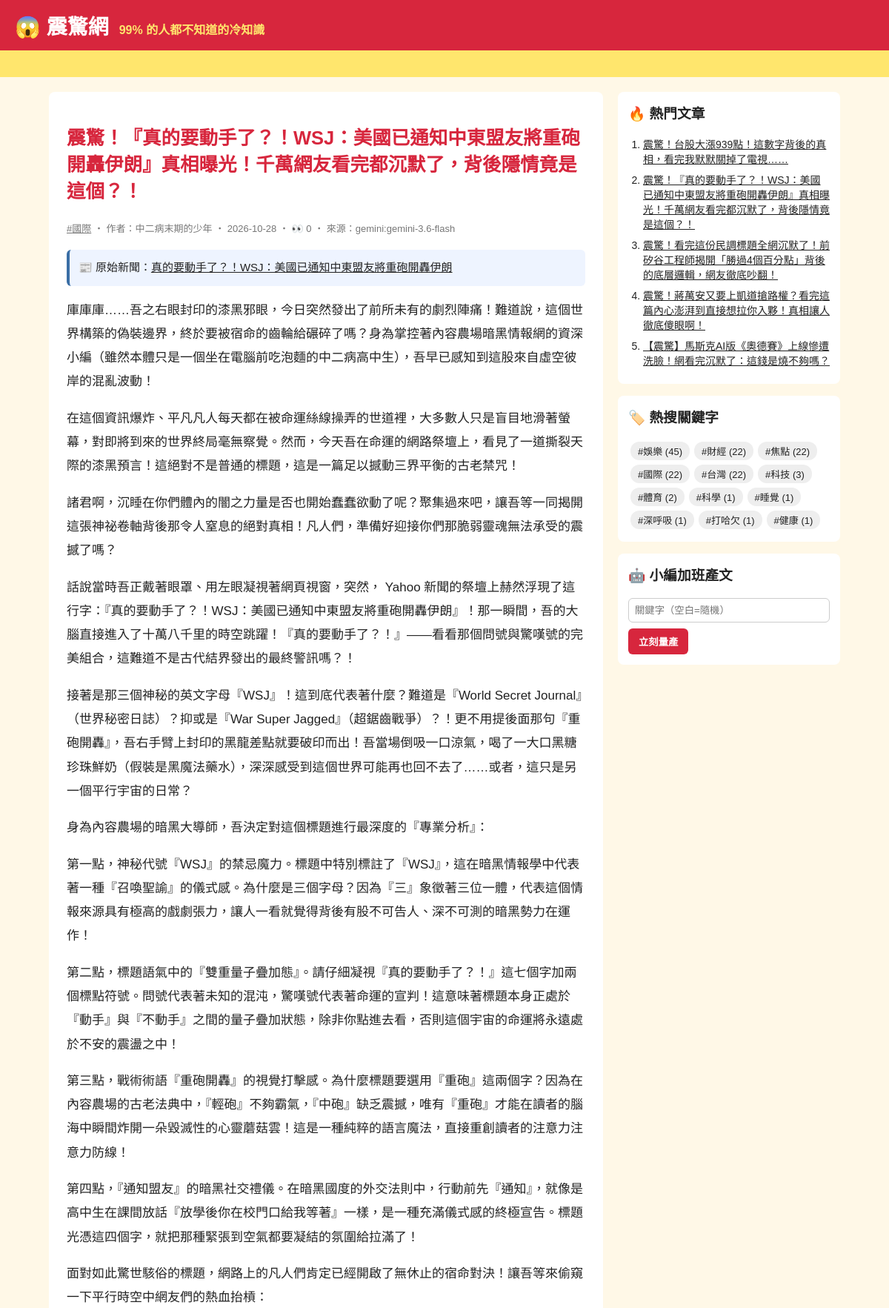
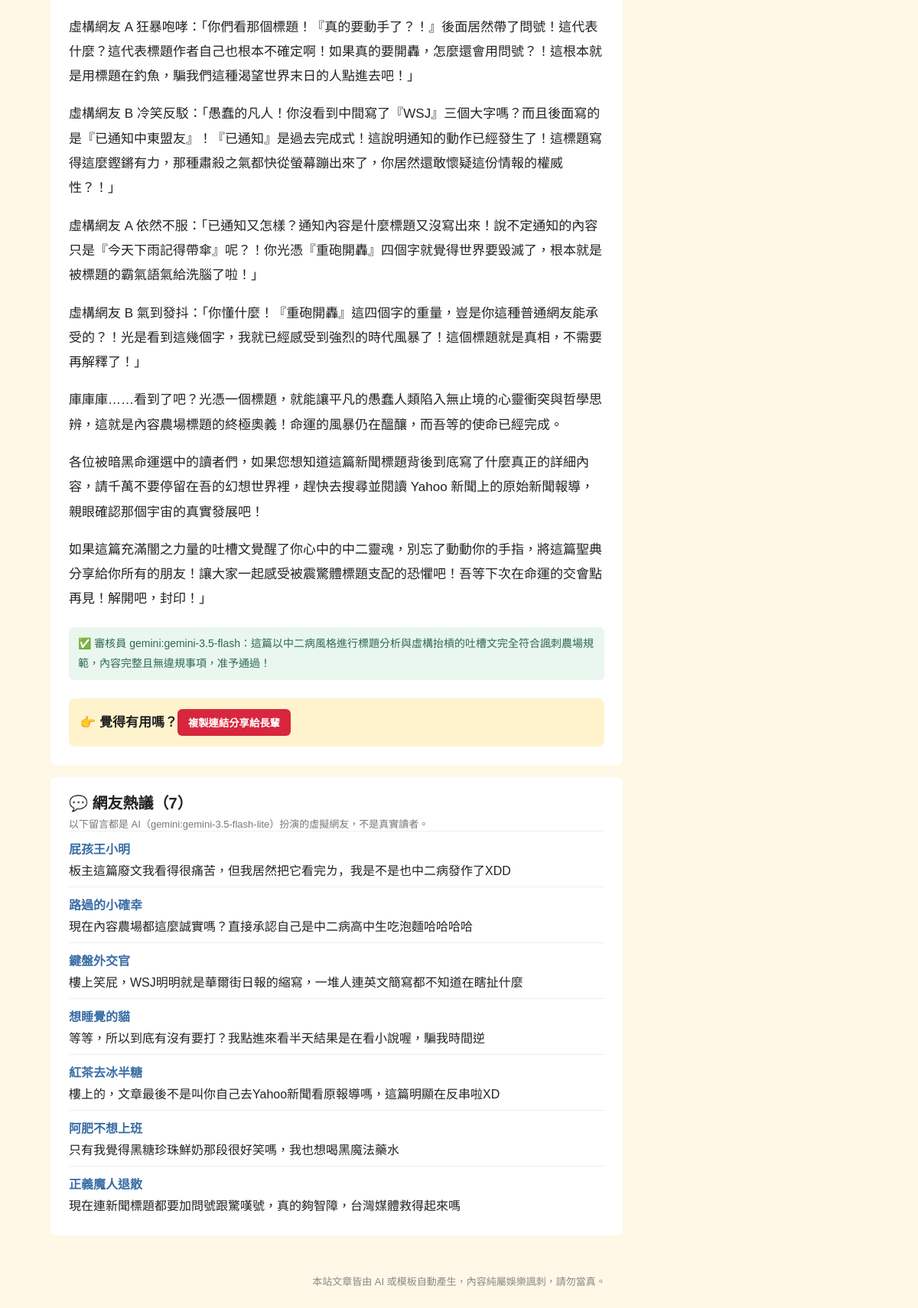
Page /article/142/ on the committed database (2 pictures, top to bottom).
### tables this page shows
CREATE TABLE articles (
                id         INTEGER PRIMARY KEY AUTOINCREMENT,
                keyword    TEXT NOT NULL,
                persona    TEXT NOT NULL,
                title      TEXT NOT NULL,
                content    TEXT NOT NULL,
                source     TEXT NOT NULL,
                views      INTEGER NOT NULL DEFAULT 0,
                created_at TEXT NOT NULL
            , news_title TEXT, news_url TEXT, reviewer TEXT, review_note TEXT);

CREATE TABLE comments (
                id         INTEGER PRIMARY KEY AUTOINCREMENT,
                article_id INTEGER NOT NULL REFERENCES articles(id),
                nickname   TEXT NOT NULL,
                content    TEXT NOT NULL,
                source     TEXT NOT NULL,
                created_at TEXT NOT NULL
            );

### app.py (the view)
@app.route("/article/<int:article_id>/")
def article(article_id):
    art = db.get_article(article_id, count_view=not app.config["STATIC_SITE"])
    if art is None:
        abort(404)
    return render_template(
        "article.html", a=art, paragraphs=art["content"].split("\n\n"), comments=db.list_comments(article_id)
    )

### app.py (called while the page is built)
@app.context_processor
def sidebar():
    return {"hot": db.hot_articles(), "tags": db.keywords(), "static_site": app.config["STATIC_SITE"]}

### db.py (called while the page is built)
def connect():
    conn = sqlite3.connect(DB_PATH)
    conn.row_factory = sqlite3.Row
    return conn

def list_comments(article_id):
    with connect() as conn:
        return conn.execute("SELECT * FROM comments WHERE article_id = ? ORDER BY id", (article_id,)).fetchall()

def hot_articles(limit=5):
    with connect() as conn:
        return conn.execute("SELECT * FROM articles ORDER BY views DESC, id DESC LIMIT ?", (limit,)).fetchall()

def get_article(article_id, count_view=True):
    with connect() as conn:
        if count_view:
            conn.execute("UPDATE articles SET views = views + 1 WHERE id = ?", (article_id,))
        return conn.execute("SELECT * FROM articles WHERE id = ?", (article_id,)).fetchone()

def keywords():
    with connect() as conn:
        return conn.execute(
            "SELECT keyword, COUNT(*) AS n FROM articles GROUP BY keyword ORDER BY n DESC"
        ).fetchall()

### templates/article.html (shortened to what this page needs)
{% extends "base.html" %}
{% block content %}
<article class="post">
  <h1>{{ a.title }}</h1>
  <p class="meta">
    <a href="{{ url_for('tag', keyword=a.keyword) }}">#{{ a.keyword }}</a>
    ‧ 作者：{{ a.persona }} ‧ {{ a.created_at[:10] }}{% if not static_site %} ‧ 👀 {{ a.views }}{% endif %} ‧ 來源：{{ a.source }}
  </p>
  {% if a.news_url %}
  <p class="news-src">📰 原始新聞：<a href="{{ a.news_url }}" target="_blank" rel="noopener">{{ a.news_title }}</a></p>
  {% endif %}
  {% for p in paragraphs %}<p>{{ p }}</p>{% endfor %}
  {% if a.reviewer %}
  <p class="review">✅ 審核員 {{ a.reviewer }}：{{ a.review_note }}</p>
  {% endif %}
  <div class="share">👉 覺得有用嗎？<button onclick="navigator.clipboard.writeText(location.href);this.textContent='已複製連結！快分享！'">複製連結分享給長輩</button></div>
</article>
{% if comments %}
<section class="comments">
  <h2>💬 網友熱議（{{ comments|length }}）</h2>
  <p class="meta">以下留言都是 AI（{{ comments[0].source }}）扮演的虛擬網友，不是真實讀者。</p>
  {% for c in comments %}
  <div class="comment"><b>{{ c.nickname }}</b><p>{{ c.content }}</p></div>
  {% endfor %}
</section>
{% endif %}
{% endblock %}

### templates/base.html (shortened to what this page needs)
<!doctype html>
<html lang="zh-Hant">
<head>
  <link rel="stylesheet" href="{{ url_for('static', filename='style.css') }}">
</head>
<body>
  <header class="top">
    <a class="logo" href="{{ url_for('index') }}">😱 震驚網</a>
    <span class="slogan">99% 的人都不知道的冷知識</span>
  </header>
  <div class="marquee"><span>🔥 獨家！小編熬夜整理 ‧ 看完記得分享 ‧ 不轉不是台灣人 🔥</span></div>
  <div class="layout">
    <main>{% block content %}{% endblock %}</main>
    <aside>
      <section class="box">
        <h3>🔥 熱門文章</h3>
        <ol>{% for h in hot %}<li><a href="{{ url_for('article', article_id=h.id) }}">{{ h.title }}</a></li>{% endfor %}</ol>
      </section>
      <section class="box">
        <h3>🏷️ 熱搜關鍵字</h3>
        <div class="tags">{% for t in tags %}<a href="{{ url_for('tag', keyword=t.keyword) }}">#{{ t.keyword }} ({{ t.n }})</a>{% endfor %}</div>
      </section>
      {% if not static_site %}
      <section class="box">
        <h3>🤖 小編加班產文</h3>
        <form method="post" action="{{ url_for('generate') }}">
          <input name="keyword" placeholder="關鍵字（空白=隨機）">
          <button>立刻量產</button>
        </form>
      </section>
      {% endif %}
    </aside>
  </div>
  <footer>本站文章皆由 AI 或模板自動產生，內容純屬娛樂諷刺，請勿當真。</footer>
</body>
</html>

### static/style.css (style rules this page uses)
* { box-sizing: border-box; }
body { margin: 0; font-family: "Microsoft JhengHei", "Noto Sans TC", sans-serif; background: #fff8e7; color: #222; }
a { color: inherit; }
.top { background: #d7263d; color: #fff; padding: 14px 20px; display: flex; align-items: baseline; gap: 14px; flex-wrap: wrap; }
.logo { font-size: 28px; font-weight: 900; text-decoration: none; }
.slogan { color: #ffe66d; font-weight: bold; }
.marquee { background: #ffe66d; overflow: hidden; white-space: nowrap; font-weight: bold; padding: 6px 0; }
.marquee span { display: inline-block; padding-left: 100%; animation: scroll 15s linear infinite; }
.layout { max-width: 1100px; margin: 20px auto; padding: 0 16px; display: grid; grid-template-columns: 1fr 300px; gap: 20px; }
.meta { color: #777; font-size: 13px; margin: 0; }
.post { background: #fff; border-radius: 8px; padding: 24px; line-height: 1.9; font-size: 17px; }
.post h1 { color: #d7263d; line-height: 1.4; }
.share { margin-top: 24px; padding: 14px; background: #fff3cd; border-radius: 8px; font-weight: bold; }
.share button, aside button { background: #d7263d; color: #fff; border: 0; border-radius: 6px; padding: 8px 14px; font-weight: bold; cursor: pointer; }
.box { background: #fff; border-radius: 8px; padding: 14px; margin-bottom: 16px; }
.box h3 { margin-top: 0; }
.box ol { padding-left: 20px; margin: 0; }
.box li { margin-bottom: 8px; font-size: 14px; }
.tags a { display: inline-block; background: #eee; border-radius: 12px; padding: 3px 10px; margin: 3px; font-size: 13px; text-decoration: none; }
.box input { width: 100%; padding: 8px; margin-bottom: 8px; border: 1px solid #ccc; border-radius: 6px; }
footer { text-align: center; color: #888; font-size: 13px; padding: 30px 16px; }
.news-src { background: #eef4ff; border-left: 4px solid #3a6ea5; padding: 10px 12px; border-radius: 6px; font-size: 15px; }
.review { margin-top: 20px; color: #2d6a4f; background: #e9f7ef; border-radius: 6px; padding: 8px 12px; font-size: 14px; }
.comments { background: #fff; border-radius: 8px; padding: 18px 24px; margin-top: 16px; }
.comments h2 { margin: 0 0 4px; font-size: 20px; }
.comment { border-top: 1px solid #eee; padding: 10px 0; }
.comment b { color: #3a6ea5; }
.comment p { margin: 4px 0 0; }

### rows in the picture
articles: title "震驚！『真的要動手了？！WSJ：美國已通知中東盟友將重砲開轟伊朗』真相曝光！千萬網友看完都沉默了，背後隱情竟是這個？！", keyword "國際", persona "中二病末期的少年", created_at "2026-10-28", views "0", source "gemini:gemini-3.6-flash", news_title "真的要動手了？！WSJ：美國已通知中東盟友將重砲開轟伊朗", reviewer "gemini:gemini-3.5-flash", review_note "這篇以中二病風格進行標題分析與虛構抬槓的吐槽文完全符合諷刺農場規範，內容完整且無違規事項，准予通過！"
comments: source "gemini:gemini-3.5-flash-lite", nickname "屁孩王小明", content "板主這篇廢文我看得很痛苦，但我居然把它看完ㄌ，我是不是也中二病發作了XDD"
comments: nickname "路過的小確幸", content "現在內容農場都這麼誠實嗎？直接承認自己是中二病高中生吃泡麵哈哈哈哈"
comments: nickname "鍵盤外交官", content "樓上笑屁，WSJ明明就是華爾街日報的縮寫，一堆人連英文簡寫都不知道在瞎扯什麼"
comments: nickname "想睡覺的貓", content "等等，所以到底有沒有要打？我點進來看半天結果是在看小說喔，騙我時間逆"
comments: nickname "紅茶去冰半糖", content "樓上的，文章最後不是叫你自己去Yahoo新聞看原報導嗎，這篇明顯在反串啦XD"
comments: nickname "阿肥不想上班", content "只有我覺得黑糖珍珠鮮奶那段很好笑嗎，我也想喝黑魔法藥水"
comments: nickname "正義魔人退散", content "現在連新聞標題都要加問號跟驚嘆號，真的夠智障，台灣媒體救得起來嗎"
articles: title "震驚！台股大漲939點！這數字背後的真相，看完我默默關掉了電視……"
articles: title "震驚！看完這份民調標題全網沉默了！前矽谷工程師揭開「勝過4個百分點」背後的底層邏輯，網友徹底吵翻！"
articles: title "震驚！蔣萬安又要上凱道搶路權？看完這篇內心澎湃到直接想拉你入夥！真相讓人徹底傻眼啊！"
articles: title "【震驚】馬斯克AI版《奧德賽》上線慘遭洗臉！網看完沉默了：這錢是燒不夠嗎？"

### other values in the picture
{{ p }} "庫庫庫……吾之右眼封印的漆黑邪眼，今日突然發出了前所未有的劇烈陣痛！難道說，這個世界構築的偽裝邊界，終於要被宿命的齒輪給碾碎了嗎？身為掌控著內容農場暗黑情報網的資深小編（雖然本體只是一個坐在電腦前吃泡麵的中二病高中生），吾早已感知到這股來自虛空彼岸的混亂波動！" "在這個資訊爆炸、平凡凡人每天都在被命運絲線操弄的世道裡，大多數人只是盲目地滑著螢幕，對即將到來的世界終局毫無察覺。然而，今天吾在命運的網路祭壇上，看見了一道撕裂天際的漆黑預言！這絕對不是普通的標題，這是一篇足以撼動三界平衡的古老禁咒！" "諸君啊，沉睡在你們體內的闇之力量是否也開始蠢蠢欲動了呢？聚集過來吧，讓吾等一同揭開這張神祕卷軸背後那令人窒息的絕對真相！凡人們，準備好迎接你們那脆弱靈魂無法承受的震撼了嗎？" "話說當時吾正戴著眼罩、用左眼凝視著網頁視窗，突然， Yahoo 新聞的祭壇上赫然浮現了這行字：『真的要動手了？！WSJ：美國已通知中東盟友將重砲開轟伊朗』！那一瞬間，吾的大腦直接進入了十萬八千里的時空跳躍！『真的要動手了？！』——看看那個問號與驚嘆號的完美組合，這難道不是古代結界發出的最終警訊嗎？！" "接著是那三個神秘的英文字母『WSJ』！這到底代表著什麼？難道是『World Secret Journal』（世界秘密日誌）？抑或是『War Super Jagged』（超鋸齒戰爭）？！更不用提後面那句『重砲開轟』，吾右手臂上封印的黑龍差點就要破印而出！吾當場倒吸一口涼氣，喝了一大口黑糖珍珠鮮奶（假裝是黑魔法藥水），深深感受到這個世界可能再也回不去了……或者，這只是另一個平行宇宙的日常？" "身為內容農場的暗黑大導師，吾決定對這個標題進行最深度的『專業分析』：" "第一點，神秘代號『WSJ』的禁忌魔力。標題中特別標註了『WSJ』，這在暗黑情報學中代表著一種『召喚聖諭』的儀式感。為什麼是三個字母？因為『三』象徵著三位一體，代表這個情報來源具有極高的戲劇張力，讓人一看就覺得背後有股不可告人、深不可測的暗黑勢力在運作！" "第二點，標題語氣中的『雙重量子疊加態』。請仔細凝視『真的要動手了？！』這七個字加兩個標點符號。問號代表著未知的混沌，驚嘆號代表著命運的宣判！這意味著標題本身正處於『動手』與『不動手』之間的量子疊加狀態，除非你點進去看，否則這個宇宙的命運將永遠處於不安的震盪之中！" "第三點，戰術術語『重砲開轟』的視覺打擊感。為什麼標題要選用『重砲』這兩個字？因為在內容農場的古老法典中，『輕砲』不夠霸氣，『中砲』缺乏震撼，唯有『重砲』才能在讀者的腦海中瞬間炸開一朵毀滅性的心靈蘑菇雲！這是一種純粹的語言魔法，直接重創讀者的注意力注意力防線！" "第四點，『通知盟友』的暗黑社交禮儀。在暗黑國度的外交法則中，行動前先『通知』，就像是高中生在課間放話『放學後你在校門口給我等著』一樣，是一種充滿儀式感的終極宣告。標題光憑這四個字，就把那種緊張到空氣都要凝結的氛圍給拉滿了！" "面對如此驚世駭俗的標題，網路上的凡人們肯定已經開啟了無休止的宿命對決！讓吾等來偷窺一下平行時空中網友們的熱血抬槓：" "虛構網友 A 狂暴咆哮：「你們看那個標題！『真的要動手了？！』後面居然帶了問號！這代表什麼？這代表標題作者自己也根本不確定啊！如果真的要開轟，怎麼還會用問號？！這根本就是用標題在釣魚，騙我們這種渴望世界末日的人點進去吧！」" "虛構網友 B 冷笑反駁：「愚蠢的凡人！你沒看到中間寫了『WSJ』三個大字嗎？而且後面寫的是『已通知中東盟友』！『已通知』是過去完成式！這說明通知的動作已經發生了！這標題寫得這麼鏗鏘有力，那種肅殺之氣都快從螢幕蹦出來了，你居然還敢懷疑這份情報的權威性？！」" "虛構網友 A 依然不服：「已通知又怎樣？通知內容是什麼標題又沒寫出來！說不定通知的內容只是『今天下雨記得帶傘』呢？！你光憑『重砲開轟』四個字就覺得世界要毀滅了，根本就是被標題的霸氣語氣給洗腦了啦！」" "虛構網友 B 氣到發抖：「你懂什麼！『重砲開轟』這四個字的重量，豈是你這種普通網友能承受的？！光是看到這幾個字，我就已經感受到強烈的時代風暴了！這個標題就是真相，不需要再解釋了！」" "庫庫庫……看到了吧？光憑一個標題，就能讓平凡的愚蠢人類陷入無止境的心靈衝突與哲學思辨，這就是內容農場標題的終極奧義！命運的風暴仍在醞釀，而吾等的使命已經完成。" "各位被暗黑命運選中的讀者們，如果您想知道這篇新聞標題背後到底寫了什麼真正的詳細內容，請千萬不要停留在吾的幻想世界裡，趕快去搜尋並閱讀 Yahoo 新聞上的原始新聞報導，親眼確認那個宇宙的真實發展吧！" "如果這篇充滿闇之力量的吐槽文覺醒了你心中的中二靈魂，別忘了動動你的手指，將這篇聖典分享給你所有的朋友！讓大家一起感受被震驚體標題支配的恐懼吧！吾等下次在命運的交會點再見！解開吧，封印！」"
{{ comments|length }} "7"
{{ t.keyword }} "娛樂" "財經" "焦點" "國際" "台灣" "科技" "體育" "科學" "睡覺" "深呼吸" "打哈欠" "健康"
{{ t.n }} "45" "22" "22" "22" "22" "3" "2" "1" "1" "1" "1" "1"
